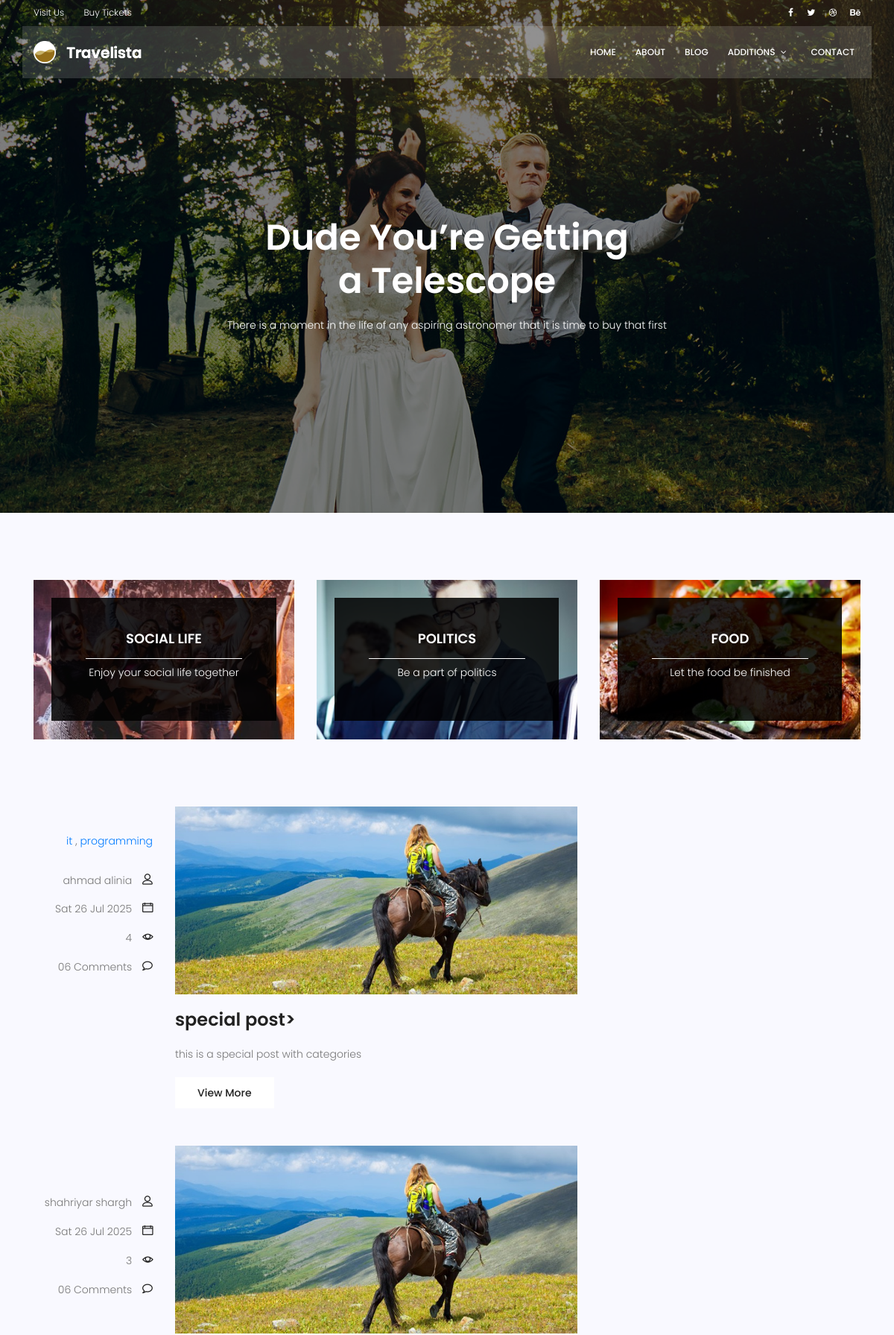
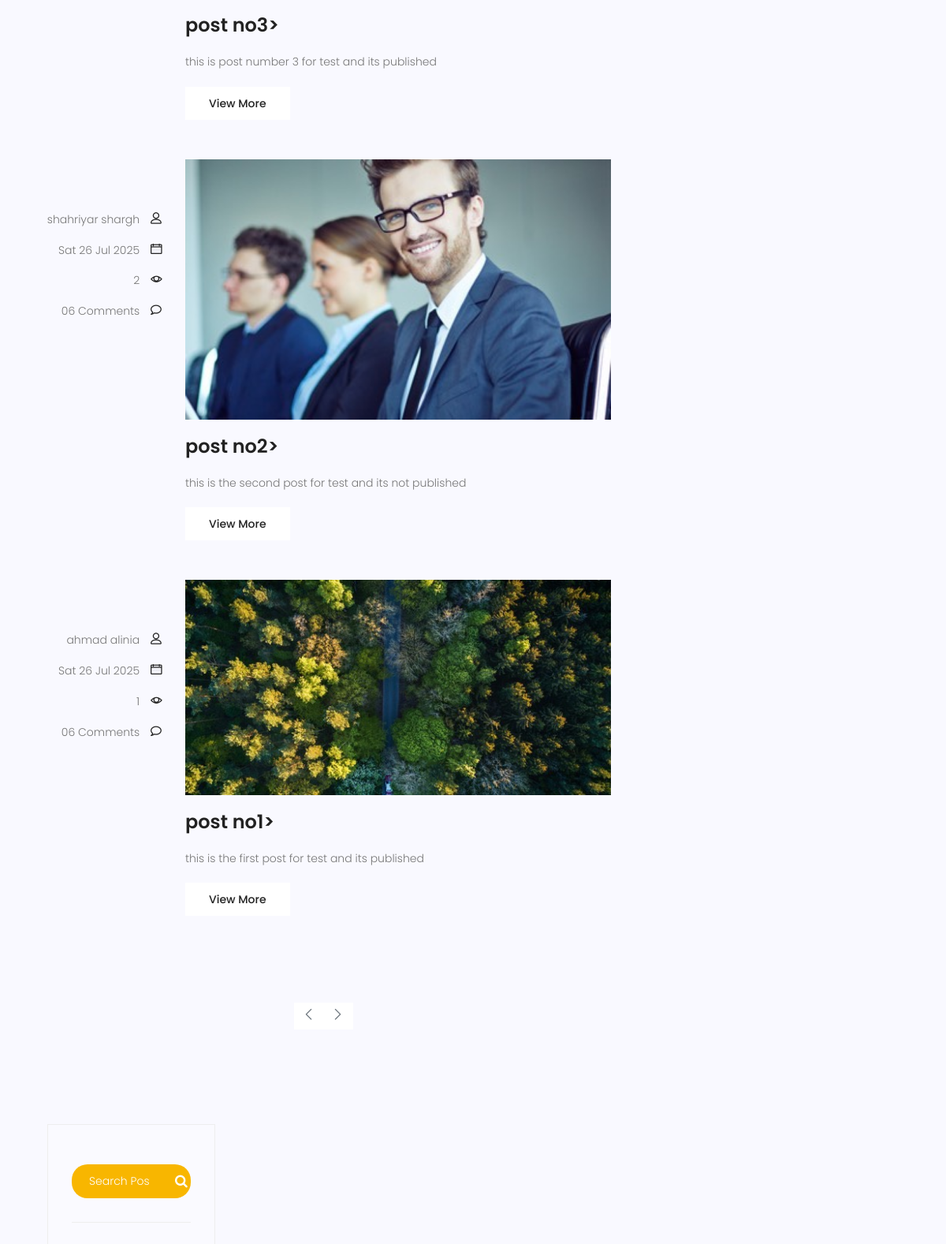
The app's page /blog/search/ (upper part) with its own data (2 pictures, top to bottom).
### blog_pages/models.py (models this page shows, shortened)
class Category(models.Model):
    name = models.CharField(max_length=600)

class Post(models.Model):
    image         = models.ImageField(upload_to='blog/', default='blog/default.jpg')
    author        = models.ForeignKey(User, on_delete=models.SET_NULL, null=True)
    title         = models.CharField(max_length=600)
    content       = models.TextField()
    category      = models.ManyToManyField(Category)
    counted_view  = models.PositiveIntegerField(default=0)
    status        = models.BooleanField(default=False)
    published_date= models.DateTimeField(null=True)
    created_date  = models.DateTimeField(auto_now_add=True)
    updated_date  = models.DateTimeField(auto_now=True)
    class Meta:
        ordering = ["-created_date"]

### blog_pages/views.py (the view)
# urls.py: path('search/',blog_search,name='search'),
def blog_search(request):
    posts = Post.objects.filter(status=1)
    if request.method == 'GET':
       if s := request.GET.get('s'):
           posts = posts.filter(content__contains=request.GET.get('s'))
    context = {'posts':posts}
    return render(request, 'blog-home.html',context)

### blog_pages/templatetags/custom_filters.py (called while the page is built)
@register.filter(name='word_excerpt')
def word_excerpt(value, arg):
    try:
        arg = int(arg)
        words = value.split()
        if len(words) <= arg:
            return value
        return ' '.join(words[:arg]) + '...'
    except:
        return value

### templates/blog-home.html (shortened to what this page needs)
	{% extends 'base.html' %}
	{% load static %}
	{% block content %}
	{% load custom_filters %}
			<section class="banner-area relative blog-home-banner" id="home">
				<div class="overlay overlay-bg"></div>
				<div class="container">
					<div class="row d-flex align-items-center justify-content-center">
						<div class="about-content blog-header-content col-lg-12">
							<h1 class="text-white">
								Dude You’re Getting
								a Telescope
							</h1>
							<p class="text-white">
								There is a moment in the life of any aspiring astronomer that it is time to buy that first
							</p>
						</div>
					</div>
				</div>
			</section>
			<section class="top-category-widget-area pt-90 pb-90 ">
				<div class="container">
					<div class="row">
						<div class="col-lg-4">
							<div class="single-cat-widget">
								<div class="content relative">
									<div class="overlay overlay-bg"></div>
								    <a href="#" target="_blank">
								      <div class="thumb">
								  		 <img class="content-image img-fluid d-block mx-auto" src="{% static 'img/blog/cat-widget1.jpg' %}" alt="">
								  	  </div>
								      <div class="content-details">
								        <h4 class="content-title mx-auto text-uppercase">Social life</h4>
								        <span></span>
								        <p>Enjoy your social life together</p>
								      </div>
								    </a>
								</div>
							</div>
						</div>
						<div class="col-lg-4">
							<div class="single-cat-widget">
								<div class="content relative">
									<div class="overlay overlay-bg"></div>
								    <a href="#" target="_blank">
								      <div class="thumb">
								  		 <img class="content-image img-fluid d-block mx-auto" src="{% static 'img/blog/cat-widget2.jpg' %}" alt="">
								  	  </div>
								      <div class="content-details">
								        <h4 class="content-title mx-auto text-uppercase">Politics</h4>
								        <span></span>
								        <p>Be a part of politics</p>
								      </div>
								    </a>
								</div>
							</div>
						</div>
						<div class="col-lg-4">
							<div class="single-cat-widget">
								<div class="content relative">
									<div class="overlay overlay-bg"></div>
								    <a href="#" target="_blank">
								      <div class="thumb">
								  		 <img class="content-image img-fluid d-block mx-auto" src="{% static 'img/blog/cat-widget3.jpg' %}" alt="">
								  	  </div>
								      <div class="content-details">
								        <h4 class="content-title mx-auto text-uppercase">Food</h4>
								        <span></span>
								        <p>Let the food be finished</p>
								      </div>
								    </a>
								</div>
							</div>
						</div>
					</div>
				</div>
			</section>
			<section class="post-content-area">
				<div class="container">
					<div class="row">
						<div class="col-lg-8 posts-list">
							{% for post in posts%}
							<div class="single-post row">
								<div class="col-lg-3  col-md-3 meta-details">
									<ul class="tags">
										{% for cat in post.category.all %}
										<a href= "#">{{ cat.name }}</a> {% if not forloop.last %},{% endif %}
										{% endfor %}
									</ul>
									<div class="user-details row">
										<p class="user-name col-lg-12 col-md-12 col-6"><a href="#">{{post.author.get_full_name}}</a> <span class="lnr lnr-user"></span></p>
										<p class="date col-lg-12 col-md-12 col-6"><a href="#">{{post.published_date|date:"D d M Y"}}</a> <span class="lnr lnr-calendar-full"></span></p>
										<p class="view col-lg-12 col-md-12 col-6"><a href="#">{{post.counted_view}}</a> <span class="lnr lnr-eye"></span></p>
										<p class="comments col-lg-12 col-md-12 col-6"><a href="#">06 Comments</a> <span class="lnr lnr-bubble"></span></p>
									</div>
								</div>
								<div class="col-lg-9 col-md-9 ">
									<div class="feature-img">
										<img class="img-fluid" src="{{post.image.url}}" alt="">
									</div>
									<a class="posts-title" href="{%url 'blog:single' pid=post.id%}"><h3> {{post.title}}></h3></a>
									<p class="excert">
										{{ post.content|word_excerpt:50 }}
									</p>
									<a href="blog-single.html" class="primary-btn">View More</a>
								</div>
							</div>
							{% endfor %}
		                    <nav class="blog-pagination justify-content-center d-flex">
    <ul class="pagination">
        {% if posts.has_previous %}
            <li class="page-item">
                <a href="?page={{ posts.previous_page_number }}" class="page-link" aria-label="Previous">
                    <span aria-hidden="true"><span class="lnr lnr-chevron-left"></span></span>
                </a>
            </li>
        {% else %}
            <li class="page-item disabled">
                <span class="page-link" aria-label="Previous">
                    <span aria-hidden="true"><span class="lnr lnr-chevron-left"></span></span>
                </span>
            </li>
        {% endif %}
        {% if posts.has_next %}
            <li class="page-item">
                <a href="?page={{ posts.next_page_number }}" class="page-link" aria-label="Next">
                    <span aria-hidden="true"><span class="lnr lnr-chevron-right"></span></span>
                </a>
            </li>
        {% else %}
            <li class="page-item disabled">
                <span class="page-link" aria-label="Next">
                    <span aria-hidden="true"><span class="lnr lnr-chevron-right"></span></span>
                </span>
            </li>
        {% endif %}
    </ul>
</nav>
						<div class="col-lg-4 sidebar-widgets">
							    {% include 'blog-search.html' %}
							</div>
						</div>
					</div>
				</div>
			</section>
			{% endblock %}

### records on screen
Post: author.get_full_name "ahmad alinia", published_date "Sat 26 Jul 2025", counted_view "4", image (placeholder picture), title "special post", content "this is a special post with categories"
Category: name "it"
Category: name "programming"
Post: author.get_full_name "shahriyar shargh", published_date "Sat 26 Jul 2025", counted_view "3", image (placeholder picture), title "post no3", content "this is post number 3 for test and its published"
Post: author.get_full_name "shahriyar shargh", published_date "Sat 26 Jul 2025", counted_view "2", image (picture), title "post no2", content "this is the second post for test and its not published"
Post: author.get_full_name "ahmad alinia", published_date "Sat 26 Jul 2025", counted_view "1", image (picture), title "post no1", content "this is the first post for test and its published"
